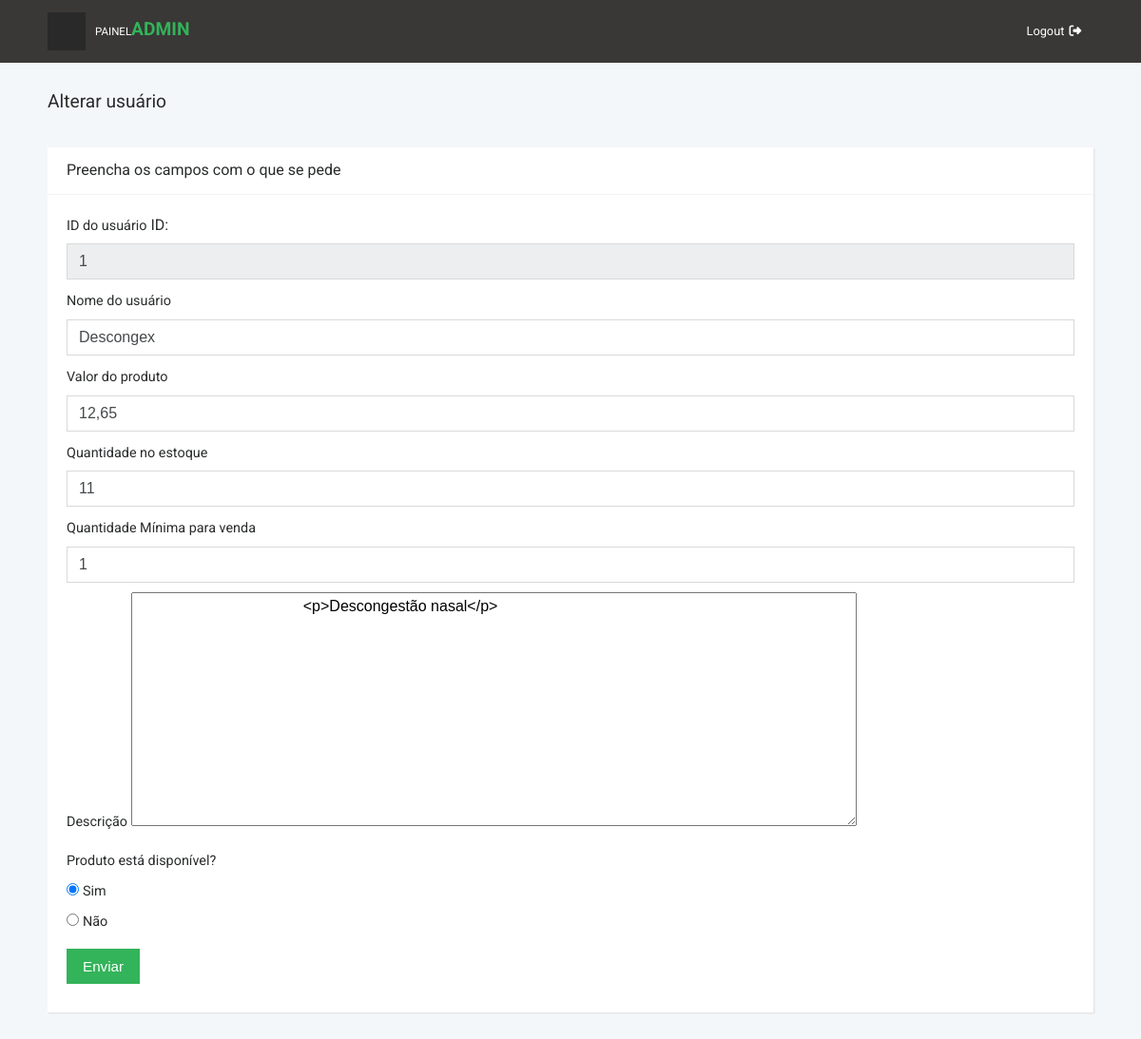
/Admin/alterarProduto.php?id=1 (signed in), run on the app's committed database.
### tables this page shows
CREATE TABLE `produtos` (
  `id_produto` int(11) NOT NULL,
  `id_categoria` int(10) NOT NULL,
  `id_empresa` int(11) NOT NULL,
  `nome` varchar(255) NOT NULL,
  `valor` varchar(50) NOT NULL,
  `foto_principal` varchar(255) NOT NULL,
  `quantidade` int(15) NOT NULL,
  `quantidade_minima` int(15) NOT NULL,
  `descricao` text NOT NULL,
  `data_cadastro` datetime DEFAULT NULL,
  `disponivel` enum('S','N') DEFAULT 'N'
);

### Admin/alterarProduto.php (the view, shortened to what this page needs)
<?php
	  include ("inicio.php");
	  include("conexao.php");
			if(isset($_GET['id']))
		{
			$id=$_GET['id'];
			$sql = "select * from produtos where id_produto='$id'";
			$resultado = $conexao->query($sql);
			$linha = $resultado->fetch_object();
		}
?>
	   <section class="forms">
        <div class="container-fluid">
          <header>
            <h1 class="h3 display">Alterar usuário</h1>
          </header>
          <div class="row">
            <div class="col-lg-12">
              <div class="card">
                <div class="card-header d-flex align-items-center">
                  <h2 class="h5 display display">Preencha os campos com o que se pede</h2>
                </div>
                <div class="card-block">
                  <form action="confirmaAlterarProduto.php" method="post" enctype="multipart/form-data" align="auto">
					<div class="form-group">
                      <label>ID do usuário</label>
					  <?php echo "ID: <input name=\"id\" readonly=\"true\" type=\"text\" value=\"$linha->id_produto\" class='form-control'>";?>
                    </div>
                    <div class="form-group">
                      <label>Nome do usuário</label>
                      <input type="text" placeholder="Nome Completo" value="<?php echo $linha->nome;?>" name="nome" class="form-control">
                    </div>
					<div class="form-group">
                      <label>Valor do produto</label>
                      <input type="text" placeholder="Valor do produto" value="<?php echo $linha->valor; ?>" name="valor" id="valor" class="form-control" onkeyup="moeda(this);">
                    </div>
					<div class="form-group">
                        <label>Quantidade no estoque</label>
					<input type="text" placeholder="Quantidade em estoque" value="<?php echo $linha->quantidade;?>" name="quantidade" onkeyup="somenteNumeros(this);" maxlength="7" class="form-control">
					</div>
                    <div class="form-group">
                        <label>Quantidade Mínima para venda</label>
					<input type="text" placeholder="Quantidade miníma para venda" value="<?php echo $linha->quantidade_minima;?>" name="quantidade_minima" onkeyup="somenteNumeros(this);" maxlength="7" class="form-control">
					</div>
                      <div class="form-group">
                          <label>Descrição</label>
                                <textarea name="descricao" id="editor1" rows="10" cols="80">
                                        <?php echo $linha->descricao; ?>
                                </textarea>
                    </div>
                      <?php
                      if($linha->disponivel == "S")
                      {
                          echo "<div class=\"form-group\">
                        <label>Produto está disponível?</label>
                        <div>
                          <input id=\"disponivel\" type=\"radio\"  value=\"S\" checked=\"checked\" name=\"disponivel\">
                          <label for=\"disponivel\">Sim</label>
                        </div>
                       <div>
                          <input id=\"disponivel\" type=\"radio\"  value=\"N\"   name=\"disponivel\">
                          <label for=\"disponivel\">Não</label>
                        </div>
                      </div>";
                      }
                      ?>
                    <div class="form-group">
                      <input type="submit" value="Enviar" class="btn btn-primary">
                    </div>
                  </form>
                </div>
              </div>
            </div>
            </div>
           </div>
      </section>

### Admin/css/style.default.css (style rules this page uses)
body { overflow-x: hidden; }
h2 { color: #555; font-weight: 400; }
.card { height: 100%; border: none; background: #fff; box-shadow: 1px 1px 2px rgba(0, 0, 0, 0.1); border-radius: 0; }
.card-header { height: 50px; background-color: #fff; border-bottom-color: #f3f3f3; border-top: none; }
.card-header h2, .card-header h3 { margin-bottom: 0; }
.display { font-weight: 400 !important; }
@media (min-width: 992px) { .container-fluid { padding: 0 50px; } }
section.forms div[class*="col-"] { margin-bottom: 30px; }
section.forms header { padding: 30px 0; }
section.forms .form-group { margin-bottom: 0; }
section.forms .btn-primary, section.forms .btn-secondary { font-weight: 300; font-size: 0.75em; border-radius: 0; }
section.forms input.form-control { border-radius: 0; }
section.forms .form-group { margin-bottom: 10px; }
section.forms label { font-size: 0.8em; }
@media (min-width: 992px) { section.forms h2 { font-size: 1rem; } }
@media (min-width: 992px) { section.forms input.form-control { border-radius: 0; } }
@media (min-width: 992px) { section.forms label { font-size: 0.9em; } }
@media (min-width: 992px) { section.forms .btn-primary, section.forms .btn-secondary { font-size: 0.95em; } }
.btn { font-weight: normal; line-height: 1.25; border: 1px solid transparent; padding: 0.5rem 1rem; font-size: 1rem; border-radius: 0.25rem; transition: all 0.2s ease-in-out; }
.btn-primary { color: #fff; background-color: #33b35a; border-color: #33b35a; }
body { font-family: "Roboto", sans-serif; font-size: 1rem; font-weight: normal; line-height: 1.5; color: #292b2c; background-color: #fff; }
h1, h2, h3, h4, h5, h6, .h1, .h2, .h3, .h4, .h5, .h6 { margin-bottom: 0.5rem; font-family: "Roboto", sans-serif; font-weight: 500; line-height: 1.1; color: inherit; }
h1, .h1 { font-size: 1.5rem; }
h2, .h2 { font-size: 1.3rem; }
h3, .h3 { font-size: 1.2rem; }
h5, .h5 { font-size: 0.9rem; }

### data on the page
produtos: id "1", nome "Descongex", valor "12,65", quantidade "11", quantidade_minima "1", descricao "<p>Descongestão nasal</p>"
